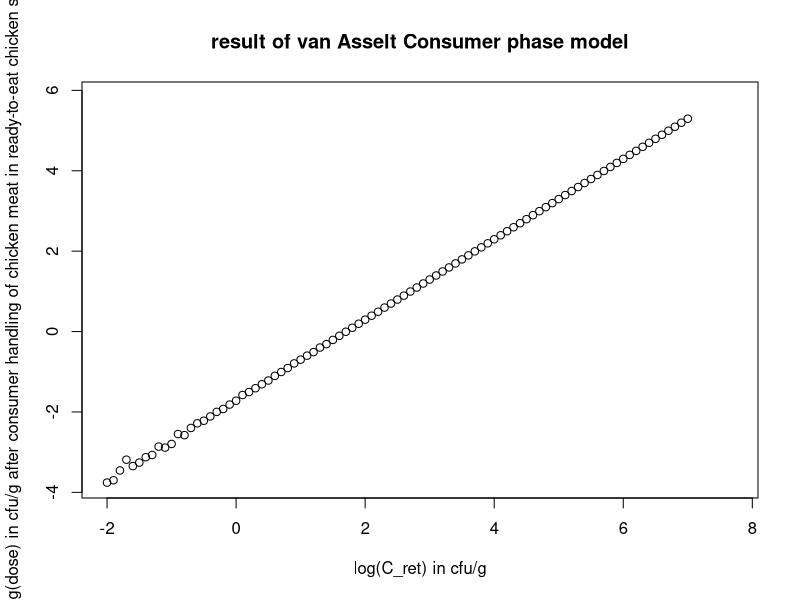
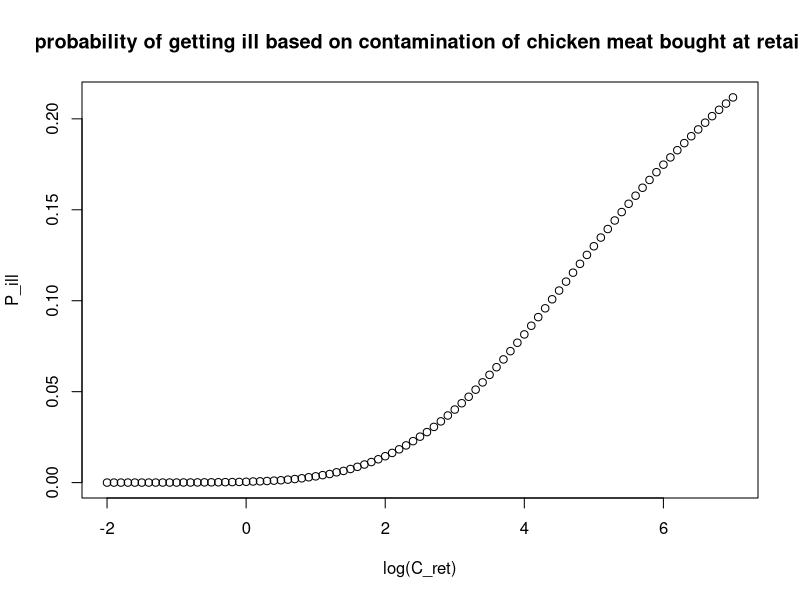

Write R code to recreate these figures, in order.
# CPM
#################################
#parameters
#################################
niter <- 10000
Pprev <- 0.25
CretLogMin <- -2
CretLogMax <- 7
CretLogStep <- 0.1
meanPortion <- 189.0
stdPortion <- 126.9
upperPortion <- 1000.0
logPtr <- c(2.24, 2.36, 2.37, 2.58, 2.82, 2.86, 3.16, 3.17, 3.47, 3.52, 3.57, 3.83, 3.83, 3.84, 3.87, 3.89, 3.89, 3.90, 3.94, 4.03, 4.09, 4.42, 4.53, 4.54, 4.54, 4.62, 4.62, 4.68, 4.73, 4.76,4.84, 4.92, 4.93, 4.95, 4.97, 5.20, 5.25, 5.27, 5.39, 5.47, 5.60, 5.83, 5.89, 5.95, 5.96, 6.02, 6.23, 6.38, 6.96, 7.37, 7.90, 8.20, 9.00, 9.00, 9.00)
#############################


#################################
#model
#################################
# set.seed(1234)
modConsumerPhaseNauta <- function(niter, Pprev, CretLogMin, CretLogMax, CretLogStep, meanPortion, stdPortion, upperPortion, logPtr){
  
  #transform lognormal parameters for the portion size
  fvarWc <- function(x,a) (exp(x) - 1)*exp(2*log(meanPortion))-stdPortion^2
  sigmaWc <- round(sqrt(uniroot(fvarWc, lower = 0, upper = 1e3, tol = 1e-7)$root),3)
  muWc <- round(log(meanPortion) - ((sigmaWc)^2)/2,3)
  
  Cretlog <- seq(CretLogMin,CretLogMax,by=CretLogStep)
  Cret <- 10^Cretlog
  Wc <- array(NA, niter)
  Nportion <- matrix(NA, length(Cretlog),niter)
  Ptr <- array(NA, length(Cretlog))
  dose <- matrix(NA, length(Cretlog),niter)
  
  
  Wc <- apply(cbind(rlnorm(niter, muWc, sigmaWc), upperPortion*rep(1,niter)),1,min)
  
    Ptr <- 10^(-sample(logPtr, niter,replace=TRUE))

  for (j in 1:length(Cretlog)){
    Nportion[j,1:niter] <- ifelse(Cret[j]*Wc<1e3, rpois(niter, Cret[j]*Wc), round(rnorm(niter, Cret[j]*Wc, sqrt(Cret[j]*Wc)),0))
    dose[j,1:niter] <- ifelse(Nportion[j,1:niter]==0, 0, rbinom(niter, size=Nportion[j,1:niter], prob=Ptr))
  }
  
  dosemean <- rowMeans(dose)*Pprev
  PrevExp <- Pprev*(sum(dose>0)/niter)
  return(list(Cretlog=Cretlog, dosemean=dosemean, dose=dose, PrevExp = PrevExp)) 
}

runConsumerPhaseNauta <- modConsumerPhaseNauta(niter, Pprev, CretLogMin, CretLogMax, CretLogStep, meanPortion, stdPortion, upperPortion, logPtr)

Cretlog <- runConsumerPhaseNauta$Cretlog
dose <- runConsumerPhaseNauta$dose
dosemean <- runConsumerPhaseNauta$dosemean
PrevExp <- runConsumerPhaseNauta$PrevExp
#############################




#################################
#visualisation
#################################
xmin = min(Cretlog)
xmax = max(Cretlog)*1.1
ymin = min(log10(dosemean))
ymax = max(log10(dosemean))*1.1
plot(Cretlog, log10(dosemean), xlab = "log(C_ret) in cfu/g", ylab = "log(dose) in cfu/g after consumer handling of chicken meat in ready-to-eat chicken salad", main = "result of van Asselt Consumer phase model",xlim=c(xmin,xmax),ylim=c(ymin,ymax))




#################################
#################################
#################################




#################################
#DRM
#################################
#parameters
#################################
# dose <- matrix(1,3,4)
 Pprev <- 0.25
  condPillinf <- 0.33
  betaGamma <- 7.59
  alphaGamma <- 0.145
  
  #################################  
  #model
  #################################
  modDoseResponseClassical <- function(dose, Pprev, condPillinf, alphaGamma, betaGamma){
    
    nrOfCrets <- dim(dose)[1]
    nrOfDoses <- dim(dose)[2]
    
    Pill <- matrix(NA, nrOfCrets, nrOfDoses)
    
    for (i in 1:nrOfDoses) Pill[1:nrOfCrets,i] <- condPillinf*round((1 - exp(lgamma(alphaGamma+betaGamma)+lgamma(betaGamma+dose[1:nrOfCrets,i])-lgamma(betaGamma)-lgamma(alphaGamma+betaGamma+dose[1:nrOfCrets,i]))),4)
    
    Pillmean <- rowMeans(Pill)
    Qill <- Pillmean*Pprev
    PrevExp <- Pprev*(sum(dose>0)/niter)
    
    return(list(Pill=Pill, Pillmean=Pillmean, Qill=Qill, PrevExp=PrevExp))
    #return(list(Qill=Qill, PrevExp=PrevExp))
  }
  
  runDoseResponseClassical <- modDoseResponseClassical(dose, Pprev, condPillinf, alphaGamma, betaGamma)
  
  
  Pillmean <-runDoseResponseClassical$Pillmean
  Pill <-runDoseResponseClassical$Pill
  PrevExp <- runDoseResponseClassical$PrevExp
  #################################
  
  
  #################################
  #visualisation
  #################################
plot(Cretlog, Pillmean, xlab = "log(C_ret)", ylab = "P_ill", main = "probability of getting ill based on contamination of chicken meat bought at retail")
  #################################
